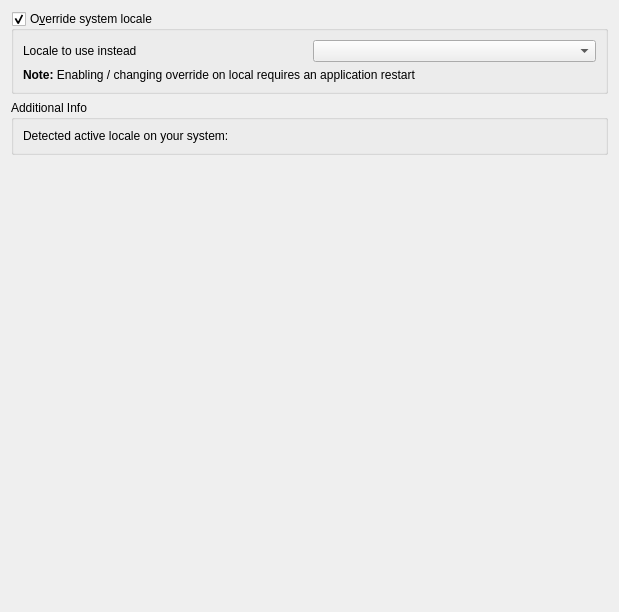
             <widget class="QWidget" name="mOptionsScrollAreaContents_09">
              <property name="geometry">
               <rect>
                <x>0</x>
                <y>0</y>
                <width>619</width>
                <height>612</height>
               </rect>
              </property>
              <layout class="QVBoxLayout" name="verticalLayout_32">
               <item>
                <widget class="QGroupBox" name="grpLocale">
                 <property name="title">
                  <string>O&amp;verride system locale</string>
                 </property>
                 <property name="checkable">
                  <bool>true</bool>
                 </property>
                 <layout class="QGridLayout" name="_12">
                  <item row="0" column="0">
                   <widget class="QLabel" name="label_5">
                    <property name="text">
                     <string>Locale to use instead</string>
                    </property>
                   </widget>
                  </item>
                  <item row="0" column="1">
                   <widget class="QComboBox" name="cboLocale"/>
                  </item>
                  <item row="1" column="0" colspan="2">
                   <widget class="QLabel" name="label_7">
                    <property name="text">
                     <string>&lt;b&gt;Note:&lt;/b&gt; Enabling / changing override on local requires an application restart</string>
                    </property>
                    <property name="wordWrap">
                     <bool>true</bool>
                    </property>
                   </widget>
                  </item>
                 </layout>
                </widget>
               </item>
               <item>
                <widget class="QGroupBox" name="groupBox_12">
                 <property name="title">
                  <string>Additional Info</string>
                 </property>
                 <layout class="QGridLayout" name="_13">
                  <item row="0" column="0">
                   <widget class="QLabel" name="lblSystemLocale">
                    <property name="text">
                     <string>Detected active locale on your system:</string>
                    </property>
                   </widget>
                  </item>
                 </layout>
                </widget>
               </item>
               <item>
                <spacer name="verticalSpacer_2">
                 <property name="orientation">
                  <enum>Qt::Vertical</enum>
                 </property>
                 <property name="sizeHint" stdset="0">
                  <size>
                   <width>20</width>
                   <height>40</height>
                  </size>
                 </property>
                </spacer>
               </item>
              </layout>
             </widget>
